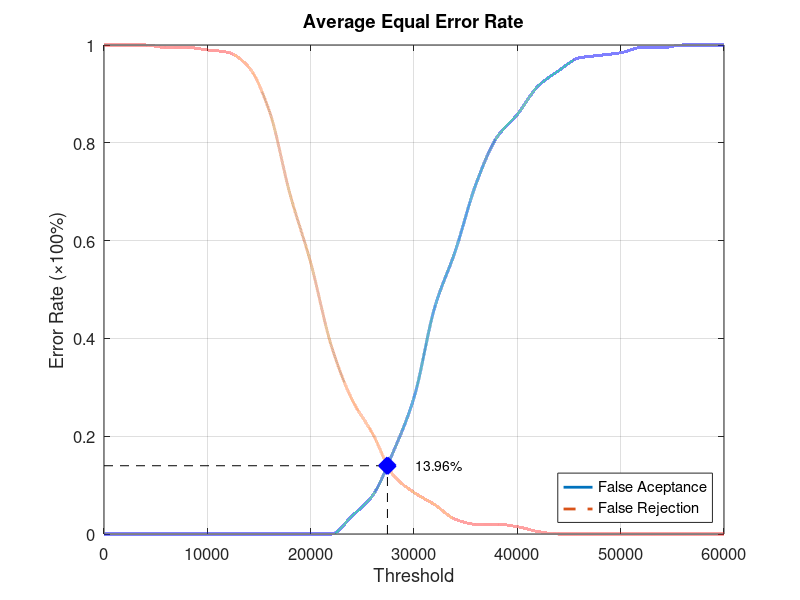
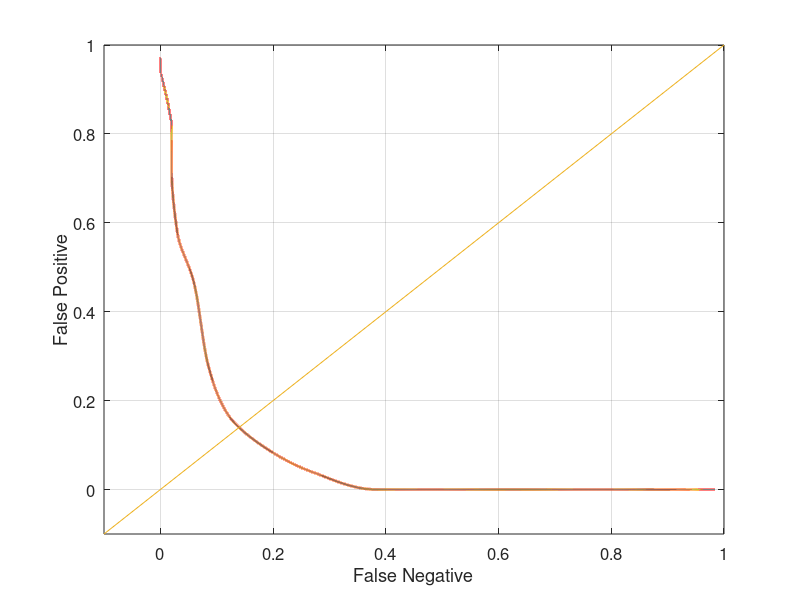

These figures' MATLAB source, in order:
function yEER = Database1_4
close all;
clear;
clc;
x = 0:2000:60000;
xq = 0:0.5:60000;

y0 = [0 0 0 0 0 0 0 0 0 0 0 0 0.0368421 0.0789474 0.168421 0.278947 0.463158 0.578947 0.715789 0.810526 0.857895 0.915789 0.947368 0.973684 0.978947 0.984211 0.994737 0.994737 1 1 1];
yy0 = interp1(x, y0, xq, 'pchip');
y1 = [1 1 1 0.995 0.995 0.99 0.985 0.955 0.865 0.695 0.555 0.385 0.275 0.205 0.12 0.085 0.06 0.03 0.02 0.02 0.015 0.005 0 0 0 0 0 0 0 0 0];
yy1 = interp1(x, y1, xq, 'pchip');

% Calculating EER: 
y2 = abs(y0 - y1);
find(y2 == min(y2))
yy2 = abs(yy0 - yy1);
xEER = find(yy2 == min(yy2));
xEERIndex = xq(xEER) % X-axis EER
yEER = yy0(xEER) % Y-axis EER

main = figure
plot(xq, yy0,'-','LineWidth', 2);	hold on
plot(xq, yy1,'--','LineWidth', 2);	hold on
plot([xEERIndex xEERIndex], [0 yEER], 'k--');	hold on
plot([0 xEERIndex], [yEER yEER], 'k--');	hold on
plot(xEERIndex, yEER, 'bx', 'LineWidth', 10);	hold on
text(xEERIndex + 10 * xEERIndex / 100, yEER, [num2str(round((10000 * yEER)) / 100) '%'])
legend('False Aceptance', 'False Rejection', 'Location', 'SouthEast')
xlabel('Threshold')
ylabel('Error Rate (\times100%)')
title('Average Equal Error Rate')
set(gca, 'FontSize', 12)
axis([0 60000 0 1])
grid on

print(main, 'Database1_4Main', '-dpng');
FNRxFPR = figure('Color', [1 1 1]);
plot(yy1, yy0, '-', yy1, yy0, 'LineWidth', 2);
hold on
y = -0.1:0.1:1
plot(y, y); 
set(gca, 'FontSize', 12)
xlabel('False Negative')
ylabel('False Positive')
axis([-0.1 1 -0.1 1])
set(gca, 'FontSize', 12)
grid on

print(FNRxFPR, 'Database1_4FNRxFPR','-dpng');
end
